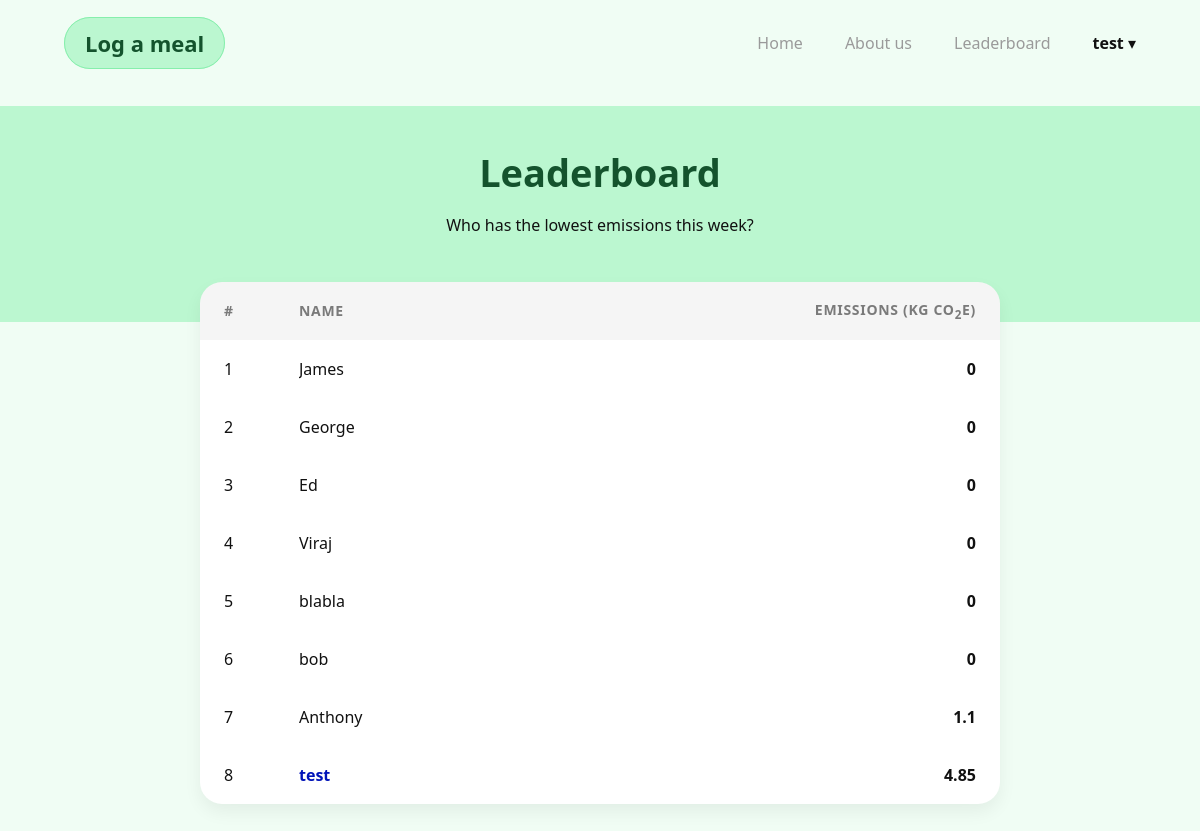
Page /leaderboard (signed in) on the committed database.
### app/models.py (models this page shows, shortened)
class User(db.Model, UserMixin):
    __tablename__ = 'users'
    id: so.Mapped[int] = so.mapped_column(primary_key=True)
    username: so.Mapped[str] = so.mapped_column(sa.String(63), index=True, unique=True)
    email: so.Mapped[str] = so.mapped_column(sa.String(119), index=True, unique=True)
    password_hash: so.Mapped[Optional[str]] = so.mapped_column(sa.String(255))
    weekly_score: so.Mapped[int] = so.mapped_column(sa.Integer, index=True, default=0)
    meals: so.Mapped[list['Meal']] = so.relationship(back_populates='user')

### app/routes.py (the view)
@app.route("/leaderboard")
@login_required
def leaderboard():
    seven_days_ago = datetime.now().date() - timedelta(days=7)
    all_users = User.query.all()
    leaderboard_list = []
    for user in all_users:
        rolling_total = sum(m.total_emissions for m in user.meals if m.date_added >= seven_days_ago)
        leaderboard_list.append((user.username, rolling_total))
    leaderboard_list.sort(key=lambda x: x[1])
    return render_template('LeaderboardPage.html', usernames=leaderboard_list)

### app/models.py (called while the page is built)
@login.user_loader
def load_user(id):
    return db.session.get(User, int(id))

### app/templates/LeaderboardPage.html (shortened to what this page needs)
{% extends "base.html" %}
{% block styles %}
<link rel="stylesheet" href="{{ url_for('static', filename='css/page_style.css') }}">
{% endblock %}
{% block content %}
<div class="dash">
    <div class="dash-hero">
        <h1 class="dash-title">Leaderboard</h1>
        <p class="dash-subtitle">Who has the lowest emissions this week?</p>
    </div>
    <div class="leaderboard">
        <div class="leaderboard-head">
            <div>#</div>
            <div>Name</div>
            <div>Emissions (kg CO<sub>2</sub>e)</div>
        </div>
        {% for username, score in usernames %}
        <div class="leaderboard-row">
            <div>{{ loop.index }}</div>
            <div class="{% if username == current_user.username %}current-user-highlight{% endif %}">
                {{ username }}
            </div>
            <div>{{ score|round(2) }}</div>
        </div>
        {% endfor %}
    </div>
</div>
{% endblock %}

### app/templates/base.html (shortened to what this page needs)
<!DOCTYPE html>
<html lang="en">
<head>
    <link rel="stylesheet" href="{{ url_for('static', filename='css/style.css') }}">
    {% block styles %}{% endblock %}
</head>
<body>
<header class="nav">
    <div class="nav-inner">
        <div class="nav-brand">
            {% if current_user.is_authenticated %}
            <a href="{{ url_for('log_meal') }}">Log a meal</a>
            {% else %}
            <a href="#" class="nav-link--disabled">Log a meal</a>
            {% endif %}
        </div>
        <nav class="nav-links">
            <a href="{{ url_for('index') }}">Home</a>
            <a href="{{ url_for('about') }}">About us</a>
            {% if current_user.is_authenticated %}
            <a href="{{ url_for('leaderboard') }}">Leaderboard</a>
            <div class="nav-user-dropdown">
                <button class="dropdown-trigger">
                    <strong>{{ current_user.username }}</strong> ▾
                </button>
            </div>
            {% else %}
            <a href="{{ url_for('login') }}">Login</a>
            <a href="{{ url_for('signup') }}" class="nav-cta">Sign Up</a>
            {% endif %}
        </nav>
    </div>
</header>
{% block content %}
{% endblock %}
</body>
</html>

### app/static/css/style.css (style rules this page uses)
*, *::before, *::after { box-sizing: border-box; }
:root { --bg-main: #ffffff; --bg-page: #eef1f1; --lavender: #cfd5ff; --blue-primary: #0b3dff; --blue-dark: #0013b8; --text-main: #111111; --text-muted: #7a7a7a; --text-nav: #9a9a9a; --card-bg: #ffffff; --shadow-sm: 0 8px 18px rgba(0, 0, 0, 0.06); --container-max: 1120px; --text-danger: #b30000; --bg-danger: #ffdbdb; --text-success: #166534; --bg-success: #dcfce7; }
body { margin: 0; font-family: system-ui, -apple-system, sans-serif; background: var(--bg-main); color: var(--text-main); }
.nav-inner { max-width: var(--container-max); margin: 0 auto; padding: 22px 24px; display: flex; align-items: center; justify-content: space-between; }
.nav-brand a { text-decoration: none; color: #14532d; font-weight: 700; font-size: 22px; padding: 10px 20px; border-radius: 999px; background: #bbf7d0; border: 1px solid #86efac; transition: all 0.2s ease; }
.nav-links { list-style: none; display: flex; align-items: center; gap: 42px; }
.nav-links a { text-decoration: none; color: var(--text-nav); font-weight: 500; }
.nav-user-dropdown { position: relative; display: inline-block; }
.dropdown-trigger { background: none; border: none; color: var(--text-main); font-size: 16px; cursor: pointer; padding: 10px 0; font-family: inherit; }
.nav-user-dropdown::after { content: ""; position: absolute; top: 100%; left: 0; width: 100%; height: 15px; }

### app/static/css/page_style.css (style rules this page uses)
body { background: #f0fdf4; }
.dash-hero { background: #bbf7d0; padding: 40px 20px 70px; text-align: center; }
.dash-title { margin: 0; font-size: 38px; font-weight: 800; color: #14532d; }
.leaderboard { max-width: 800px; margin: -40px auto 40px; background: #ffffff; border-radius: 22px; box-shadow: var(--shadow-sm); overflow: hidden; position: relative; z-index: 10; }
.leaderboard-head, .leaderboard-row { display: grid; grid-template-columns: 60px 1fr 180px; padding: 18px 24px; align-items: center; gap: 15px; }
.leaderboard-head { font-weight: 800; font-size: 14px; background: #ecfdf5; color: var(--text-muted); text-transform: uppercase; letter-spacing: 0.05em; }
.current-user-highlight { font-weight: 800; color: #166534; }
.leaderboard-row div:last-child, .leaderboard-head div:last-child { text-align: right; font-weight: 700; min-width: 150px; }
.leaderboard { max-width: 800px; margin: -40px auto 40px; background: var(--card-bg); border-radius: 22px; box-shadow: var(--shadow-sm); overflow: hidden; position: relative; z-index: 10; }
.leaderboard-head { font-weight: 800; font-size: 14px; background: rgba(0, 0, 0, 0.04); color: var(--text-muted); text-transform: uppercase; letter-spacing: 0.05em; }
.leaderboard-row div { white-space: nowrap; overflow: hidden; text-overflow: ellipsis; }
.current-user-highlight { font-weight: 800; color: var(--blue-dark); }

### rows in the picture
User: username "test", weekly_score "4.85"
User: username "James", weekly_score "0"
User: username "George", weekly_score "0"
User: username "Ed", weekly_score "0"
User: username "Viraj", weekly_score "0"
User: username "blabla", weekly_score "0"
User: username "bob", weekly_score "0"
User: username "Anthony", score "1.1"
